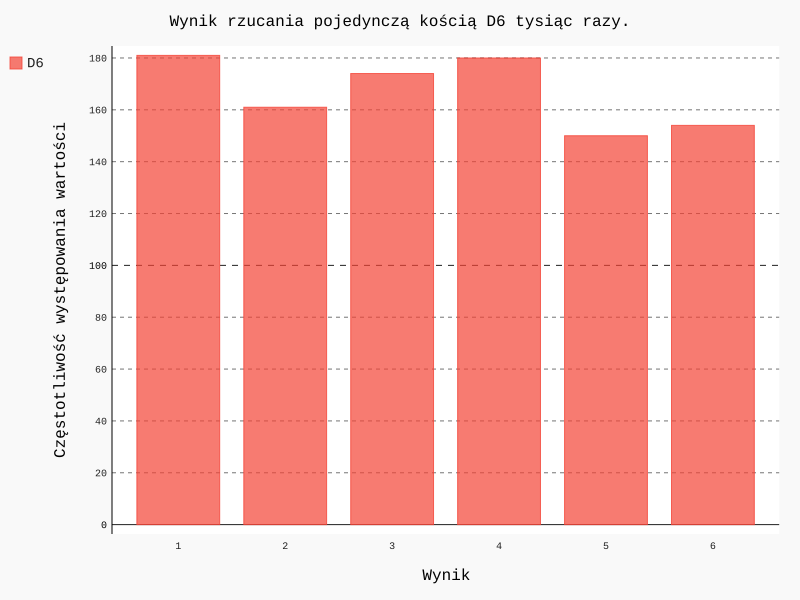

Recreate this plot in Python.
import pygal

from die import Die


# Utworzenie kosci typu D6.
die = Die()

# Wykonanie pewnej liczby rzutow i umieszczenie wynikow na liscie.
results = []
for roll_num in range(1000):
    result = die.roll()
    results.append(result)

# Analiza wynikow.
frequencies = []
for value in range(1, die.num_sides+1):
    frequency = results.count(value)
    frequencies.append(frequency)

# Wizualizacja wynikow.
hist = pygal.Bar()
hist.force_uri_protocol = 'http'

hist.title = "Wynik rzucania pojedynczą kością D6 tysiąc razy."
hist.x_labels = ['1', '2', '3', '4', '5', '6']
hist.x_title = "Wynik"
hist.y_title = "Częstotliwość występowania wartości"

hist.add('D6', frequencies)
hist.render_to_file('die_visual.svg')
